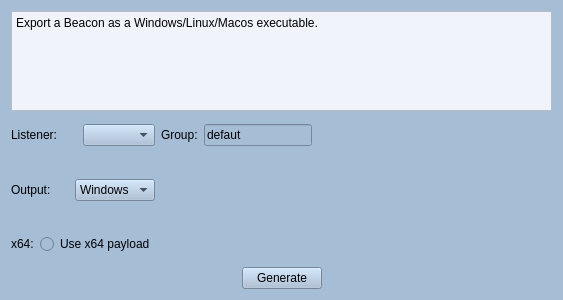
<?xml version="1.0" encoding="UTF-8"?>
<ui version="4.0">
 <class>ConfigureForm</class>
 <widget class="QWidget" name="ConfigureForm">
  <property name="geometry">
   <rect>
    <x>0</x>
    <y>0</y>
    <width>563</width>
    <height>300</height>
   </rect>
  </property>
  <property name="windowTitle">
   <string>Beacon Configure</string>
  </property>
  <property name="windowIcon">
   <iconset resource="../res/client.qrc">
    <normaloff>:/ico/ico/set.png</normaloff>:/ico/ico/set.png</iconset>
  </property>
  <property name="styleSheet">
   <string notr="true">background-color: rgb(165, 189, 213);</string>
  </property>
  <layout class="QGridLayout" name="gridLayout_2">
   <item row="0" column="0">
    <layout class="QVBoxLayout" name="verticalLayout">
     <item>
      <widget class="QTextEdit" name="textEdit">
       <property name="maximumSize">
        <size>
         <width>16777215</width>
         <height>100</height>
        </size>
       </property>
       <property name="styleSheet">
        <string notr="true">background-color: rgb(240, 243, 249);
border-color: rgb(165, 189, 214);</string>
       </property>
       <property name="html">
        <string>&lt;!DOCTYPE HTML PUBLIC &quot;-//W3C//DTD HTML 4.0//EN&quot; &quot;http://www.w3.org/TR/REC-html40/strict.dtd&quot;&gt;
&lt;html&gt;&lt;head&gt;&lt;meta name=&quot;qrichtext&quot; content=&quot;1&quot; /&gt;&lt;style type=&quot;text/css&quot;&gt;
p, li { white-space: pre-wrap; }
&lt;/style&gt;&lt;/head&gt;&lt;body style=&quot; font-family:'SimSun'; font-size:8.25pt; font-weight:400; font-style:normal;&quot;&gt;
&lt;p style=&quot; margin-top:0px; margin-bottom:0px; margin-left:0px; margin-right:0px; -qt-block-indent:0; text-indent:0px;&quot;&gt;&lt;span style=&quot; font-size:9pt;&quot;&gt;Export a Beacon as a Windows/Linux/Macos executable.&lt;/span&gt;&lt;/p&gt;&lt;/body&gt;&lt;/html&gt;</string>
       </property>
      </widget>
     </item>
     <item>
      <layout class="QHBoxLayout" name="horizontalLayout_6">
       <item>
        <layout class="QGridLayout" name="gridLayout">
         <item row="0" column="0">
          <layout class="QHBoxLayout" name="horizontalLayout">
           <item>
            <widget class="QLabel" name="label">
             <property name="text">
              <string>Listener:</string>
             </property>
            </widget>
           </item>
           <item>
            <widget class="QComboBox" name="ListenercomboBox"/>
           </item>
          </layout>
         </item>
         <item row="0" column="1">
          <layout class="QHBoxLayout" name="horizontalLayout_5">
           <item>
            <widget class="QLabel" name="label_4">
             <property name="text">
              <string>Group:</string>
             </property>
            </widget>
           </item>
           <item>
            <widget class="QLineEdit" name="grouplineEdit">
             <property name="text">
              <string>defaut</string>
             </property>
            </widget>
           </item>
          </layout>
         </item>
         <item row="1" column="0">
          <spacer name="horizontalSpacer_5">
           <property name="orientation">
            <enum>Qt::Horizontal</enum>
           </property>
           <property name="sizeHint" stdset="0">
            <size>
             <width>40</width>
             <height>20</height>
            </size>
           </property>
          </spacer>
         </item>
         <item row="1" column="1">
          <spacer name="horizontalSpacer_7">
           <property name="orientation">
            <enum>Qt::Horizontal</enum>
           </property>
           <property name="sizeHint" stdset="0">
            <size>
             <width>40</width>
             <height>20</height>
            </size>
           </property>
          </spacer>
         </item>
         <item row="2" column="0">
          <layout class="QHBoxLayout" name="horizontalLayout_2">
           <item>
            <widget class="QLabel" name="label_2">
             <property name="text">
              <string>Output:</string>
             </property>
            </widget>
           </item>
           <item>
            <widget class="QComboBox" name="beaconcomboBox">
             <item>
              <property name="text">
               <string>Windows</string>
              </property>
             </item>
             <item>
              <property name="text">
               <string>Linux</string>
              </property>
             </item>
             <item>
              <property name="text">
               <string>MacOs</string>
              </property>
             </item>
            </widget>
           </item>
          </layout>
         </item>
         <item row="2" column="1">
          <spacer name="horizontalSpacer_6">
           <property name="orientation">
            <enum>Qt::Horizontal</enum>
           </property>
           <property name="sizeHint" stdset="0">
            <size>
             <width>40</width>
             <height>20</height>
            </size>
           </property>
          </spacer>
         </item>
         <item row="3" column="0">
          <spacer name="horizontalSpacer_9">
           <property name="orientation">
            <enum>Qt::Horizontal</enum>
           </property>
           <property name="sizeHint" stdset="0">
            <size>
             <width>40</width>
             <height>20</height>
            </size>
           </property>
          </spacer>
         </item>
         <item row="3" column="1">
          <spacer name="horizontalSpacer_3">
           <property name="orientation">
            <enum>Qt::Horizontal</enum>
           </property>
           <property name="sizeHint" stdset="0">
            <size>
             <width>40</width>
             <height>20</height>
            </size>
           </property>
          </spacer>
         </item>
         <item row="4" column="0">
          <layout class="QHBoxLayout" name="horizontalLayout_3">
           <item>
            <widget class="QLabel" name="label_3">
             <property name="text">
              <string>x64:</string>
             </property>
            </widget>
           </item>
           <item>
            <widget class="QRadioButton" name="x64radioButton">
             <property name="text">
              <string>Use x64 payload</string>
             </property>
            </widget>
           </item>
          </layout>
         </item>
         <item row="4" column="1">
          <spacer name="horizontalSpacer_4">
           <property name="orientation">
            <enum>Qt::Horizontal</enum>
           </property>
           <property name="sizeHint" stdset="0">
            <size>
             <width>40</width>
             <height>20</height>
            </size>
           </property>
          </spacer>
         </item>
        </layout>
       </item>
       <item>
        <spacer name="horizontalSpacer_8">
         <property name="orientation">
          <enum>Qt::Horizontal</enum>
         </property>
         <property name="sizeHint" stdset="0">
          <size>
           <width>208</width>
           <height>20</height>
          </size>
         </property>
        </spacer>
       </item>
      </layout>
     </item>
    </layout>
   </item>
   <item row="1" column="0">
    <layout class="QHBoxLayout" name="horizontalLayout_4">
     <item>
      <spacer name="horizontalSpacer">
       <property name="orientation">
        <enum>Qt::Horizontal</enum>
       </property>
       <property name="sizeHint" stdset="0">
        <size>
         <width>68</width>
         <height>20</height>
        </size>
       </property>
      </spacer>
     </item>
     <item>
      <widget class="QPushButton" name="generateButton">
       <property name="text">
        <string>Generate</string>
       </property>
      </widget>
     </item>
     <item>
      <spacer name="horizontalSpacer_2">
       <property name="orientation">
        <enum>Qt::Horizontal</enum>
       </property>
       <property name="sizeHint" stdset="0">
        <size>
         <width>158</width>
         <height>20</height>
        </size>
       </property>
      </spacer>
     </item>
    </layout>
   </item>
  </layout>
 </widget>
 <resources>
  <include location="../res/client.qrc"/>
 </resources>
 <connections/>
</ui>
